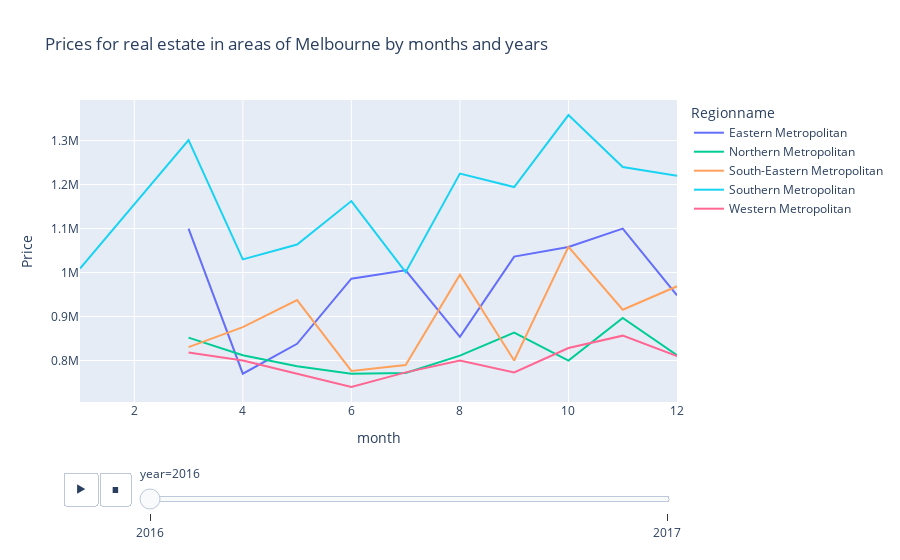

The notebook cell saved with this chart:
### Code cell
growth = mbl.groupby(['Regionname', 'year', 'month']).agg({'Price': 'median'}).reset_index()

fig = px.line(growth, x='month', y='Price', animation_frame='year', 
              animation_group='Regionname', color="Regionname",
              title='Prices for real estate in areas of Melbourne by months and years')

fig.show()

### Figure 1 — Plotly figure (JSON) as saved in the notebook; plotly's stock layout.template omitted (floating-point values rounded to 4 significant figures)
{"data": [{"hovertemplate": "Regionname=Eastern Metropolitan<br>year=2016<br>month=%{x}<br>Price=%{y}<extra></extra>", "ids": ["Eastern Metropolitan", "Eastern Metropolitan", "Eastern Metropolitan", "Eastern Metropolitan", "Eastern Metropolitan", "Eastern Metropolitan", "Eastern Metropolitan", "Eastern Metropolitan", "Eastern Metropolitan", "Eastern Metropolitan"], "legendgroup": "Eastern Metropolitan", "line": {"color": "#636efa", "dash": "solid"}, "mode": "lines", "name": "Eastern Metropolitan", "orientation": "v", "showlegend": true, "type": "scatter", "x": [3, 4, 5, 6, 7, 8, 9, 10, 11, 12], "xaxis": "x", "y": [1099750, 770000, 838000, 986000, 1005000, 854000, 1036250, 1058000, 1100000, 948000], "yaxis": "y"}, {"hovertemplate": "Regionname=Northern Metropolitan<br>year=2016<br>month=%{x}<br>Price=%{y}<extra></extra>", "ids": ["Northern Metropolitan", "Northern Metropolitan", "Northern Metropolitan", "Northern Metropolitan", "Northern Metropolitan", "Northern Metropolitan", "Northern Metropolitan", "Northern Metropolitan", "Northern Metropolitan", "Northern Metropolitan"], "legendgroup": "Northern Metropolitan", "line": {"color": "#00cc96", "dash": "solid"}, "mode": "lines", "name": "Northern Metropolitan", "orientation": "v", "showlegend": true, "type": "scatter", "x": [3, 4, 5, 6, 7, 8, 9, 10, 11, 12], "xaxis": "x", "y": [852000, 812000, 787000, 770000, 771500, 811000, 863250, 799900, 896750, 812000], "yaxis": "y"}, {"hovertemplate": "Regionname=South-Eastern Metropolitan<br>year=2016<br>month=%{x}<br>Price=%{y}<extra></extra>", "ids": ["South-Eastern Metropolitan", "South-Eastern Metropolitan", "South-Eastern Metropolitan", "South-Eastern Metropolitan", "South-Eastern Metropolitan", "South-Eastern Metropolitan", "South-Eastern Metropolitan", "South-Eastern Metropolitan", "South-Eastern Metropolitan", "South-Eastern Metropolitan"], "legendgroup": "South-Eastern Metropolitan", "line": {"color": "#FFA15A", "dash": "solid"}, "mode": "lines", "name": "South-Eastern Metropolitan", "orientation": "v", "showlegend": true, "type": "scatter", "x": [3, 4, 5, 6, 7, 8, 9, 10, 11, 12], "xaxis": "x", "y": [830500, 876000, 937500, 776250, 789700.0, 995000, 800000, 1058250, 915500, 968750], "yaxis": "y"}, {"hovertemplate": "Regionname=Southern Metropolitan<br>year=2016<br>month=%{x}<br>Price=%{y}<extra></extra>", "ids": ["Southern Metropolitan", "Southern Metropolitan", "Southern Metropolitan", "Southern Metropolitan", "Southern Metropolitan", "Southern Metropolitan", "Southern Metropolitan", "Southern Metropolitan", "Southern Metropolitan", "Southern Metropolitan", "Southern Metropolitan"], "legendgroup": "Southern Metropolitan", "line": {"color": "#19d3f3", "dash": "solid"}, "mode": "lines", "name": "Southern Metropolitan", "orientation": "v", "showlegend": true, "type": "scatter", "x": [1, 3, 4, 5, 6, 7, 8, 9, 10, 11, 12], "xaxis": "x", "y": [1009000, 1301000, 1030000, 1063650, 1162500, 1001000, 1225000, 1194500, 1358000, 1240000, 1220000], "yaxis": "y"}, {"hovertemplate": "Regionname=Western Metropolitan<br>year=2016<br>month=%{x}<br>Price=%{y}<extra></extra>", "ids": ["Western Metropolitan", "Western Metropolitan", "Western Metropolitan", "Western Metropolitan", "Western Metropolitan", "Western Metropolitan", "Western Metropolitan", "Western Metropolitan", "Western Metropolitan", "Western Metropolitan"], "legendgroup": "Western Metropolitan", "line": {"color": "#FF6692", "dash": "solid"}, "mode": "lines", "name": "Western Metropolitan", "orientation": "v", "showlegend": true, "type": "scatter", "x": [3, 4, 5, 6, 7, 8, 9, 10, 11, 12], "xaxis": "x", "y": [818000, 800000, 770000, 740000, 773000, 800000, 773000, 828500, 856500, 810000], "yaxis": "y"}], "layout": {"legend": {"title": {"text": "Regionname"}, "tracegroupgap": 0}, "sliders": [{"active": 0, "currentvalue": {"prefix": "year="}, "len": 0.9, "pad": {"b": 10, "t": 60}, "steps": [{"args": [["2016"], {"frame": {"duration": 0, "redraw": false}, "fromcurrent": true, "mode": "immediate", "transition": {"duration": 0, "easing": "linear"}}], "label": "2016", "method": "animate"}, {"args": [["2017"], {"frame": {"duration": 0, "redraw": false}, "fromcurrent": true, "mode": "immediate", "transition": {"duration": 0, "easing": "linear"}}], "label": "2017", "method": "animate"}], "x": 0.1, "xanchor": "left", "y": 0, "yanchor": "top"}], "title": {"text": "Prices for real estate in areas of Melbourne by months and years"}, "updatemenus": [{"buttons": [{"args": [null, {"frame": {"duration": 500, "redraw": false}, "fromcurrent": true, "mode": "immediate", "transition": {"duration": 500, "easing": "linear"}}], "label": "&#9654;", "method": "animate"}, {"args": [[null], {"frame": {"duration": 0, "redraw": false}, "fromcurrent": true, "mode": "immediate", "transition": {"duration": 0, "easing": "linear"}}], "label": "&#9724;", "method": "animate"}], "direction": "left", "pad": {"r": 10, "t": 70}, "showactive": false, "type": "buttons", "x": 0.1, "xanchor": "right", "y": 0, "yanchor": "top"}], "xaxis": {"anchor": "y", "domain": [0, 1], "title": {"text": "month"}}, "yaxis": {"anchor": "x", "domain": [0, 1], "title": {"text": "Price"}}}}
